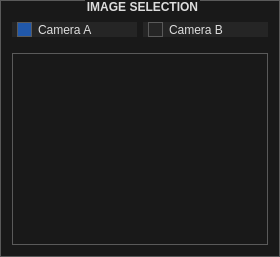
         <widget class="QGroupBox" name="image_selection_box">
          <property name="sizePolicy">
           <sizepolicy hsizetype="Preferred" vsizetype="MinimumExpanding">
            <horstretch>0</horstretch>
            <verstretch>0</verstretch>
           </sizepolicy>
          </property>
          <property name="maximumSize">
           <size>
            <width>300</width>
            <height>16777215</height>
           </size>
          </property>
          <property name="styleSheet">
           <string notr="true">/*
	Based on a template by Emanuel Claesson (c) 2013 with modifications by Paris Flood

	Licensed under the Apache License, Version 2.0 (the &quot;License&quot;);
	you may not use this file except in compliance with the License.
	You may obtain a copy of the License at

		http://www.apache.org/licenses/LICENSE-2.0

	Unless required by applicable law or agreed to in writing, software
	distributed under the License is distributed on an &quot;AS IS&quot; BASIS,
	WITHOUT WARRANTIES OR CONDITIONS OF ANY KIND, either express or implied.
	See the License for the specific language governing permissions and
	limitations under the License.
*/

/*
	COLOR_DARK     = #191919
	COLOR_MEDIUM   = #353535
	COLOR_MEDLIGHT = #5A5A5A
	COLOR_LIGHT    = #DDDDDD
	COLOR_BLUE  = #2158AA
	COLOR_ORANGE = #D66C23
*/
* {
	background: #191919;
	color: #DDDDDD;
border: 1px solid #5A5A5A;
}

 QMenuBar {
	background: #191919;
	border-style: none;
 }

 QMenuBar::item {
	 background: transparent;
     spacing: 3px; /* spacing between menu bar items */
     padding: 5px 25px;
 }

 QMenuBar::item:selected{
	background: #353535;
  	border: 2px solid #D66C23;
    border-style: none none solid none;
}

 QMenuBar::item:pressed {
	background: #5A5A5A;
}

QCheckBox, QRadioButton {
	border: none;
}

QRadioButton::indicator, QCheckBox::indicator {
	width: 13px;
	height: 13px;
}

QRadioButton::indicator::unchecked, QCheckBox::indicator::unchecked {
	left: 5px;
	border: 1px solid #5A5A5A;
	background: none;
}

QRadioButton::indicator:unchecked:hover, QCheckBox::indicator:unchecked:hover {
	left: 5px;
	border: 1px solid #D66C23;
}

QRadioButton::indicator::checked, QCheckBox::indicator::checked {
	left: 5px;
	border: 1px solid #5A5A5A;
	background: #2158AA;
}

QRadioButton::indicator:checked:hover, QCheckBox::indicator:checked:hover {
	left: 5px;
	border: 1px solid #D66C23;
	background: #2158AA;
}

QGroupBox::title {
	subcontrol-origin: margin;
    subcontrol-position: top center;
}

QScrollBar {
	border: 1px solid #5A5A5A;
	background: #191919;
}

QScrollBar:horizontal {
	height: 15px;
	margin: 0px 16px 0px 16px;
}

QScrollBar:vertical {
	width: 15px;
	margin: 16px 0px 16px 0px;
}

QScrollBar::handle {
	background: #353535;
	border: 1px solid #5A5A5A;
}

QScrollBar::handle:horizontal {
	border-width: 0px 1px 0px 1px;
}

QScrollBar::handle:vertical {
	border-width: 1px 0px 1px 0px;
}

QScrollBar::handle:horizontal {
	min-width: 20px;
}

QScrollBar::handle:vertical {
	min-height: 20px;
}

QScrollBar::add-line, QScrollBar::sub-line {
	background:#353535;
	border: 1px solid #5A5A5A;
	subcontrol-origin: margin;
}

QScrollBar::add-line {
	position: absolute;
}

QScrollBar::add-line:horizontal {
	width: 15px;
	subcontrol-position: right;
	left: 15px;
}

QScrollBar::add-line:vertical {
	height: 15px;
	subcontrol-position: bottom;
	top: 15px;
}

QScrollBar::sub-line:horizontal {
	width: 15px;
	subcontrol-position: left;
}

QScrollBar::sub-line:vertical {
	height: 15px;
	subcontrol-position: top;
}

QScrollBar:left-arrow, QScrollBar::right-arrow, QScrollBar::up-arrow, QScrollBar::down-arrow {
	border: 1px solid #5A5A5A;
	width: 3px;
	height: 3px;
}

QScrollBar::add-page, QScrollBar::sub-page {
	background: none;
}

QAbstractButton {
	background: #252525;
}

QAbstractButton:disabled {
	background: #3F3F3F;
}

QAbstractButton:hover {
	background: #353535;
}

QPushButton:hover {
	background: #353535;
  	border: 1px solid #D66C23;
}

QAbstractButton:pressed {
	background: #5A5A5A;
}

QAbstractItemView {
	show-decoration-selected: 1;
 	outline: 0;
	selection-background-color: #2158AA;
	selection-color: #DDDDDD;
	alternate-background-color: #353535;
}

QHeaderView {
	border: 1px solid #5A5A5A;
}

QHeaderView::section {
	background: #191919;
	border: 1px solid #5A5A5A;
	padding: 4px;
}

QHeaderView::section:selected, QHeaderView::section::checked {
	background: #353535;
}

QTableView {
	gridline-color: #5A5A5A;
}

QTabBar {
	margin-left: 2px;
}

QTabBar::tab {
	border-radius: 0px;
	padding: 4px;
	margin: 4px;
}

QTabBar::tab:selected {
	background: #353535;
}

QComboBox::down-arrow {
	border: 1px solid #5A5A5A;
	background: #353535;
}

QComboBox::drop-down {
	border: 1px solid #5A5A5A;
	background: #353535;
}

QComboBox::down-arrow {
	width: 3px;
	height: 3px;
	border: 1px solid #5A5A5A;
}

QAbstractSpinBox {
	padding-right: 15px;
}

QAbstractSpinBox::up-button, QAbstractSpinBox::down-button {
	border: 1px solid #5A5A5A;
	background: #353535;
	subcontrol-origin: border;
}
QAbstractSpinBox::up-button:hover, QAbstractSpinBox::down-button:hover {
	border: 1px solid #D66C23;
}
QAbstractSpinBox::up-button:pressed, QAbstractSpinBox::down-button:pressed {
	background: #5A5A5A;
}

QAbstractSpinBox::up-arrow, QAbstractSpinBox::down-arrow {
	width: 3px;
	height: 3px;
	border: 1px solid #5A5A5A;
}
QAbstractSpinBox::up-arrow:hover, QAbstractSpinBox::down-arrow:hover {
	border: 1px solid #D66C23;
}

QSlider {
	border: none;
}

QSlider::groove:horizontal {
	height: 5px;
	margin: 4px 0px 4px 0px;
}

QSlider::groove:vertical {
	width: 5px;
	margin: 0px 4px 0px 4px;
}

QSlider::handle {
	border: 1px solid #5A5A5A;
	background: #353535;
}

QSlider::handle:horizontal {
	width: 15px;
	margin: -4px 0px -4px 0px;
}

QSlider::handle:vertical {
	height: 15px;
	margin: 0px -4px 0px -4px;
}

QSlider::add-page:vertical, QSlider::sub-page:horizontal {
	background: #2158AA;
}

QSlider::sub-page:vertical, QSlider::add-page:horizontal {
	background: #353535;
}

QLabel {
	border: none;
}

QProgressBar {
	text-align: center;
}

QProgressBar::chunk {
	width: 1px;
	background-color: #2158AA;
}

QMenu::separator {
	background: #353535;
}

QGroupBox {
	font: bold
}

QListWidget::item:selected {
    background-color: #2158AA;
}

 QMenu::item:selected{
	background: #353535;
	border: 2px solid #D66C23;
    border-style: none solid none none;
}

 QMenu::pressed {
	background: #5A5A5A;
}

QMenu::separator {
    height: 5px;
	background: #2158AA;
}</string>
          </property>
          <property name="title">
           <string>IMAGE SELECTION</string>
          </property>
          <layout class="QVBoxLayout" name="verticalLayout_9">
           <item>
            <layout class="QVBoxLayout" name="verticalLayout_6">
             <item>
              <layout class="QHBoxLayout" name="horizontalLayout_7">
               <property name="topMargin">
                <number>10</number>
               </property>
               <property name="bottomMargin">
                <number>10</number>
               </property>
               <item>
                <widget class="QRadioButton" name="camera_A_radio_button">
                 <property name="sizePolicy">
                  <sizepolicy hsizetype="Minimum" vsizetype="Preferred">
                   <horstretch>0</horstretch>
                   <verstretch>0</verstretch>
                  </sizepolicy>
                 </property>
                 <property name="text">
                  <string>Camera A</string>
                 </property>
                 <property name="checked">
                  <bool>true</bool>
                 </property>
                </widget>
               </item>
               <item>
                <widget class="QRadioButton" name="camera_B_radio_button">
                 <property name="enabled">
                  <bool>true</bool>
                 </property>
                 <property name="sizePolicy">
                  <sizepolicy hsizetype="Minimum" vsizetype="Preferred">
                   <horstretch>0</horstretch>
                   <verstretch>0</verstretch>
                  </sizepolicy>
                 </property>
                 <property name="text">
                  <string>Camera B</string>
                 </property>
                </widget>
               </item>
              </layout>
             </item>
             <item>
              <widget class="QListWidget" name="image_list_widget">
               <property name="sizePolicy">
                <sizepolicy hsizetype="Expanding" vsizetype="Expanding">
                 <horstretch>0</horstretch>
                 <verstretch>0</verstretch>
                </sizepolicy>
               </property>
              </widget>
             </item>
            </layout>
           </item>
          </layout>
         </widget>
